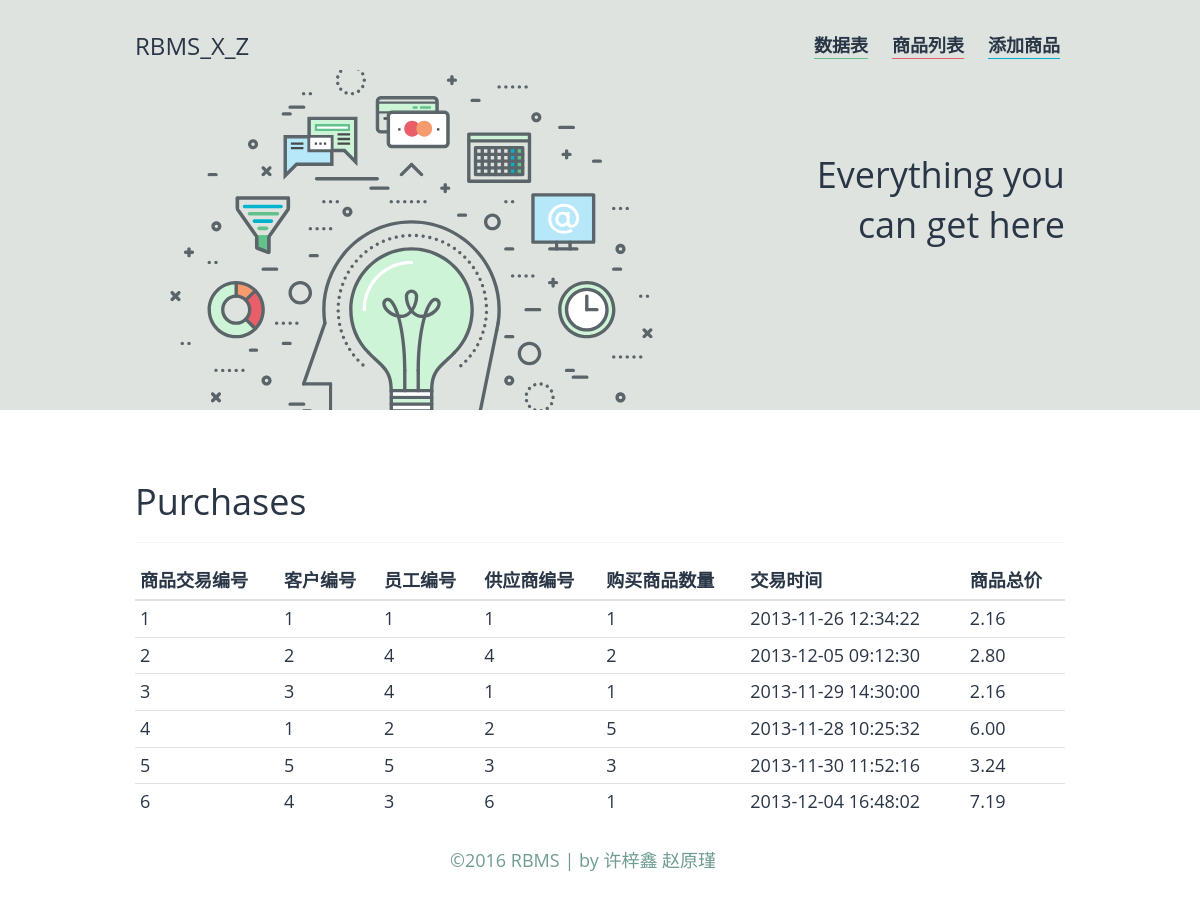
Screenshot of /show_purchases.php with the database file from the repository.
### tables this page shows
CREATE TABLE `purchases` (
  `purid` int(11) NOT NULL AUTO_INCREMENT,
  `cid` int(11) NOT NULL,
  `eid` int(11) NOT NULL,
  `pid` int(11) NOT NULL,
  `qty` int(5) DEFAULT NULL,
  `ptime` datetime DEFAULT NULL,
  `total_price` decimal(7,2) DEFAULT NULL,
  PRIMARY KEY (`purid`),
  KEY `cid` (`cid`),
  KEY `eid` (`eid`),
  KEY `pid` (`pid`)
);

### show_purchases.php (the view, shortened to what this page needs)
<?php
	include 'head.php';
?>
<table class="table table-condensed">
   <div>
   <thead>
     <div class="page-header">
   <h2>Purchases</h2>
   </div>
    </div>
      <tr>
         <th>商品交易编号</th><th>客户编号</th><th>员工编号</th><th>供应商编号</th><th>购买商品数量</th><th>交易时间</th><th>商品总价</th>
      </tr>
   <?php
$query = "call show_purchases()";
$res = mysql_query($query) or die(mysql_error());
$row = mysql_num_rows($res);
if($row)
{
for($i=0;$i<$row;$i++)
{
$dbrow=mysql_fetch_array($res);
$purid=$dbrow['purid'];
$cid=$dbrow['cid'];
$eid=$dbrow['eid'];
$pid=$dbrow['pid'];
$qty=$dbrow['qty'];
$ptime=$dbrow['ptime'];
$total_price=$dbrow['total_price'];
echo"<tr>
<td>".$purid."</td>
<td>".$cid."</td>
<td>".$eid."</td>
<td>".$pid."</td>
<td>".$qty."</td>
<td>".$ptime."</td>
<td>".$total_price."</td>
</tr>";
}
}
?>
</table>
<?php include 'footer.php'; ?>

### css/style.css (style rules this page uses)
body { font-family: 'Open Sans','Helvetica Neue',Arial,'Hiragino Sans GB','Microsoft YaHei','WenQuanYi Micro Hei',sans-serif; }

### rows the page displays
purchases: purid "1", cid "1", eid "1", pid "1", qty "1", ptime "2013-11-26 12:34:22", total_price "2.16"
purchases: purid "2", cid "2", eid "4", pid "4", qty "2", ptime "2013-12-05 09:12:30", total_price "2.80"
purchases: purid "3", cid "3", eid "4", pid "1", qty "1", ptime "2013-11-29 14:30:00", total_price "2.16"
purchases: purid "4", cid "1", eid "2", pid "2", qty "5", ptime "2013-11-28 10:25:32", total_price "6.00"
purchases: purid "5", cid "5", eid "5", pid "3", qty "3", ptime "2013-11-30 11:52:16", total_price "3.24"
purchases: purid "6", cid "4", eid "3", pid "6", qty "1", ptime "2013-12-04 16:48:02", total_price "7.19"
